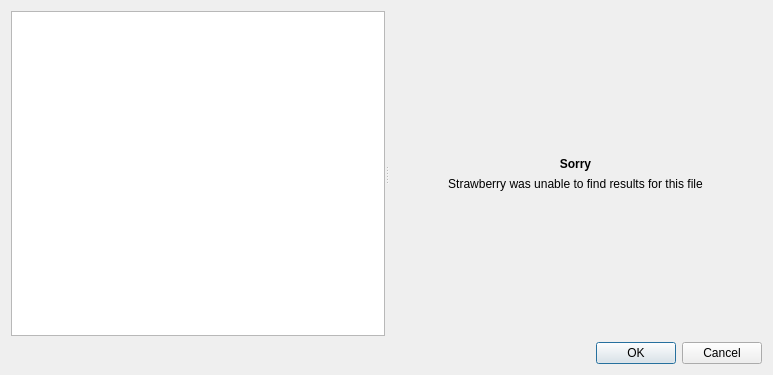
<?xml version="1.0" encoding="UTF-8"?>
<ui version="4.0">
 <class>TrackSelectionDialog</class>
 <widget class="QDialog" name="TrackSelectionDialog">
  <property name="geometry">
   <rect>
    <x>0</x>
    <y>0</y>
    <width>773</width>
    <height>375</height>
   </rect>
  </property>
  <property name="windowTitle">
   <string>Tag fetcher</string>
  </property>
  <property name="windowIcon">
   <iconset resource="../../data/data.qrc">
    <normaloff>:/icons/64x64/strawberry.png</normaloff>:/icons/64x64/strawberry.png</iconset>
  </property>
  <layout class="QVBoxLayout" name="verticalLayout_3">
   <item>
    <widget class="QSplitter" name="splitter">
     <property name="sizePolicy">
      <sizepolicy hsizetype="Expanding" vsizetype="Expanding">
       <horstretch>0</horstretch>
       <verstretch>0</verstretch>
      </sizepolicy>
     </property>
     <property name="orientation">
      <enum>Qt::Horizontal</enum>
     </property>
     <widget class="QListWidget" name="song_list">
      <property name="uniformItemSizes">
       <bool>true</bool>
      </property>
     </widget>
     <widget class="QStackedWidget" name="stack">
      <property name="currentIndex">
       <number>1</number>
      </property>
      <widget class="QWidget" name="loading_page">
       <layout class="QVBoxLayout" name="verticalLayout">
        <item>
         <spacer name="verticalSpacer_2">
          <property name="orientation">
           <enum>Qt::Vertical</enum>
          </property>
          <property name="sizeHint" stdset="0">
           <size>
            <width>20</width>
            <height>133</height>
           </size>
          </property>
         </spacer>
        </item>
        <item>
         <layout class="QHBoxLayout" name="horizontalLayout">
          <item>
           <spacer name="horizontalSpacer">
            <property name="orientation">
             <enum>Qt::Horizontal</enum>
            </property>
            <property name="sizeHint" stdset="0">
             <size>
              <width>40</width>
              <height>20</height>
             </size>
            </property>
           </spacer>
          </item>
          <item>
           <widget class="BusyIndicator" name="progress" native="true"/>
          </item>
          <item>
           <spacer name="horizontalSpacer_2">
            <property name="orientation">
             <enum>Qt::Horizontal</enum>
            </property>
            <property name="sizeHint" stdset="0">
             <size>
              <width>40</width>
              <height>20</height>
             </size>
            </property>
           </spacer>
          </item>
         </layout>
        </item>
        <item>
         <spacer name="verticalSpacer">
          <property name="orientation">
           <enum>Qt::Vertical</enum>
          </property>
          <property name="sizeHint" stdset="0">
           <size>
            <width>20</width>
            <height>133</height>
           </size>
          </property>
         </spacer>
        </item>
       </layout>
      </widget>
      <widget class="QWidget" name="error_page">
       <layout class="QVBoxLayout" name="verticalLayout_4">
        <item>
         <spacer name="verticalSpacer_3">
          <property name="orientation">
           <enum>Qt::Vertical</enum>
          </property>
          <property name="sizeHint" stdset="0">
           <size>
            <width>20</width>
            <height>124</height>
           </size>
          </property>
         </spacer>
        </item>
        <item>
         <widget class="QLabel" name="label_5">
          <property name="styleSheet">
           <string notr="true">QLabel { font-weight: bold; }</string>
          </property>
          <property name="text">
           <string>Sorry</string>
          </property>
          <property name="alignment">
           <set>Qt::AlignCenter</set>
          </property>
         </widget>
        </item>
        <item>
         <widget class="QLabel" name="label_4">
          <property name="text">
           <string>Strawberry was unable to find results for this file</string>
          </property>
          <property name="alignment">
           <set>Qt::AlignCenter</set>
          </property>
          <property name="wordWrap">
           <bool>true</bool>
          </property>
         </widget>
        </item>
        <item>
         <spacer name="verticalSpacer_4">
          <property name="orientation">
           <enum>Qt::Vertical</enum>
          </property>
          <property name="sizeHint" stdset="0">
           <size>
            <width>20</width>
            <height>124</height>
           </size>
          </property>
         </spacer>
        </item>
       </layout>
      </widget>
      <widget class="QWidget" name="results_page">
       <layout class="QVBoxLayout" name="verticalLayout_2">
        <property name="leftMargin">
         <number>0</number>
        </property>
        <property name="topMargin">
         <number>0</number>
        </property>
        <property name="rightMargin">
         <number>0</number>
        </property>
        <property name="bottomMargin">
         <number>0</number>
        </property>
        <item>
         <widget class="QLabel" name="label">
          <property name="styleSheet">
           <string notr="true">QLabel { font-weight: bold; }</string>
          </property>
          <property name="text">
           <string>Select best possible match</string>
          </property>
         </widget>
        </item>
        <item>
         <widget class="QTreeWidget" name="results">
          <property name="editTriggers">
           <set>QAbstractItemView::DoubleClicked|QAbstractItemView::EditKeyPressed</set>
          </property>
          <property name="rootIsDecorated">
           <bool>false</bool>
          </property>
          <attribute name="headerDefaultSectionSize">
           <number>150</number>
          </attribute>
          <attribute name="headerMinimumSectionSize">
           <number>50</number>
          </attribute>
          <column>
           <property name="text">
            <string>Track</string>
           </property>
          </column>
          <column>
           <property name="text">
            <string>Year</string>
           </property>
          </column>
          <column>
           <property name="text">
            <string>Title</string>
           </property>
          </column>
          <column>
           <property name="text">
            <string>Artist</string>
           </property>
          </column>
          <column>
           <property name="text">
            <string>Album</string>
           </property>
          </column>
         </widget>
        </item>
       </layout>
      </widget>
     </widget>
    </widget>
   </item>
   <item>
    <layout class="QHBoxLayout" name="horizontalLayout_2">
     <item>
      <widget class="BusyIndicator" name="loading_label" native="true"/>
     </item>
     <item>
      <widget class="QDialogButtonBox" name="button_box">
       <property name="sizePolicy">
        <sizepolicy hsizetype="Expanding" vsizetype="Preferred">
         <horstretch>0</horstretch>
         <verstretch>0</verstretch>
        </sizepolicy>
       </property>
       <property name="orientation">
        <enum>Qt::Horizontal</enum>
       </property>
       <property name="standardButtons">
        <set>QDialogButtonBox::Cancel|QDialogButtonBox::Ok</set>
       </property>
      </widget>
     </item>
    </layout>
   </item>
  </layout>
 </widget>
 <customwidgets>
  <customwidget>
   <class>BusyIndicator</class>
   <extends>QWidget</extends>
   <header>widgets/busyindicator.h</header>
  </customwidget>
 </customwidgets>
 <resources>
  <include location="../../data/data.qrc"/>
 </resources>
 <connections>
  <connection>
   <sender>button_box</sender>
   <signal>accepted()</signal>
   <receiver>TrackSelectionDialog</receiver>
   <slot>accept()</slot>
   <hints>
    <hint type="sourcelabel">
     <x>248</x>
     <y>254</y>
    </hint>
    <hint type="destinationlabel">
     <x>157</x>
     <y>274</y>
    </hint>
   </hints>
  </connection>
  <connection>
   <sender>button_box</sender>
   <signal>rejected()</signal>
   <receiver>TrackSelectionDialog</receiver>
   <slot>reject()</slot>
   <hints>
    <hint type="sourcelabel">
     <x>316</x>
     <y>260</y>
    </hint>
    <hint type="destinationlabel">
     <x>286</x>
     <y>274</y>
    </hint>
   </hints>
  </connection>
 </connections>
</ui>
